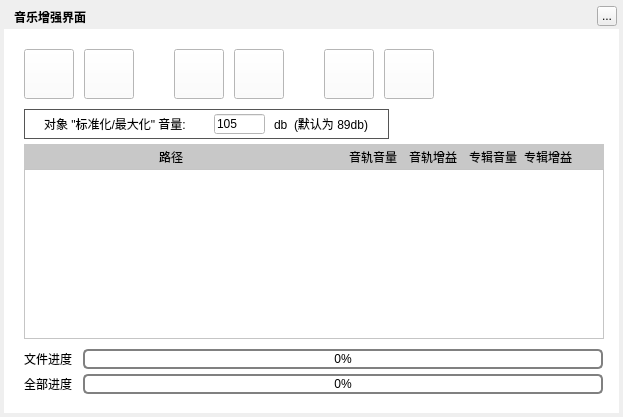
<?xml version="1.0" encoding="UTF-8"?>
<ui version="4.0">
 <class>MusicVolumeGainWidget</class>
 <widget class="QWidget" name="MusicVolumeGainWidget">
  <property name="geometry">
   <rect>
    <x>0</x>
    <y>0</y>
    <width>623</width>
    <height>417</height>
   </rect>
  </property>
  <property name="windowTitle">
   <string>音乐增强界面</string>
  </property>
  <widget class="QLabel" name="background">
   <property name="geometry">
    <rect>
     <x>4</x>
     <y>4</y>
     <width>615</width>
     <height>409</height>
    </rect>
   </property>
   <property name="text">
    <string/>
   </property>
  </widget>
  <widget class="QLabel" name="topTitleName">
   <property name="geometry">
    <rect>
     <x>14</x>
     <y>4</y>
     <width>171</width>
     <height>25</height>
    </rect>
   </property>
   <property name="styleSheet">
    <string notr="true">color:&quot;#FFFFFF&quot;;font-weight:bold</string>
   </property>
   <property name="text">
    <string>音乐增强界面</string>
   </property>
  </widget>
  <widget class="QToolButton" name="topTitleCloseButton">
   <property name="geometry">
    <rect>
     <x>597</x>
     <y>6</y>
     <width>20</width>
     <height>20</height>
    </rect>
   </property>
   <property name="text">
    <string>...</string>
   </property>
  </widget>
  <widget class="QWidget" name="backgroundMask" native="true">
   <property name="geometry">
    <rect>
     <x>4</x>
     <y>29</y>
     <width>615</width>
     <height>384</height>
    </rect>
   </property>
   <property name="styleSheet">
    <string notr="true">QWidget{background:white;}
QLabel{background:transparent;}</string>
   </property>
   <widget class="QToolButton" name="addFileButton">
    <property name="geometry">
     <rect>
      <x>20</x>
      <y>20</y>
      <width>50</width>
      <height>50</height>
     </rect>
    </property>
    <property name="text">
     <string/>
    </property>
   </widget>
   <widget class="QToolButton" name="addFilesButton">
    <property name="geometry">
     <rect>
      <x>80</x>
      <y>20</y>
      <width>50</width>
      <height>50</height>
     </rect>
    </property>
   </widget>
   <widget class="QToolButton" name="analysisButton">
    <property name="geometry">
     <rect>
      <x>170</x>
      <y>20</y>
      <width>50</width>
      <height>50</height>
     </rect>
    </property>
   </widget>
   <widget class="QToolButton" name="applyButton">
    <property name="geometry">
     <rect>
      <x>230</x>
      <y>20</y>
      <width>50</width>
      <height>50</height>
     </rect>
    </property>
   </widget>
   <widget class="QToolButton" name="rmFileButton">
    <property name="geometry">
     <rect>
      <x>320</x>
      <y>20</y>
      <width>50</width>
      <height>50</height>
     </rect>
    </property>
   </widget>
   <widget class="QToolButton" name="rmFilesButton">
    <property name="geometry">
     <rect>
      <x>380</x>
      <y>20</y>
      <width>50</width>
      <height>50</height>
     </rect>
    </property>
   </widget>
   <widget class="MusicVolumeGainTableWidget" name="tableWidget">
    <property name="geometry">
     <rect>
      <x>20</x>
      <y>140</y>
      <width>580</width>
      <height>170</height>
     </rect>
    </property>
   </widget>
   <widget class="QProgressBar" name="progressBar">
    <property name="geometry">
     <rect>
      <x>79</x>
      <y>320</y>
      <width>520</width>
      <height>20</height>
     </rect>
    </property>
    <property name="styleSheet">
     <string notr="true">QProgressBar {
    border: 2px solid grey;
    border-radius: 5px;
}

QProgressBar::chunk {
    background-color: #05B8CC;
}</string>
    </property>
    <property name="value">
     <number>0</number>
    </property>
    <property name="alignment">
     <set>Qt::AlignCenter</set>
    </property>
   </widget>
   <widget class="QProgressBar" name="progressBarAll">
    <property name="geometry">
     <rect>
      <x>79</x>
      <y>345</y>
      <width>520</width>
      <height>20</height>
     </rect>
    </property>
    <property name="styleSheet">
     <string notr="true">QProgressBar {
    border: 2px solid grey;
    border-radius: 5px;
}

QProgressBar::chunk {
    background-color: #05B8CC;
}</string>
    </property>
    <property name="value">
     <number>0</number>
    </property>
    <property name="alignment">
     <set>Qt::AlignCenter</set>
    </property>
   </widget>
   <widget class="QGroupBox" name="groupBox">
    <property name="geometry">
     <rect>
      <x>20</x>
      <y>80</y>
      <width>365</width>
      <height>30</height>
     </rect>
    </property>
    <property name="styleSheet">
     <string notr="true">QGroupBox{border:1px solid #555;background:transparent;}</string>
    </property>
    <property name="title">
     <string/>
    </property>
    <widget class="QLabel" name="label">
     <property name="geometry">
      <rect>
       <x>20</x>
       <y>0</y>
       <width>161</width>
       <height>30</height>
      </rect>
     </property>
     <property name="text">
      <string>对象 &quot;标准化/最大化&quot; 音量:</string>
     </property>
    </widget>
    <widget class="QLineEdit" name="volumeLineEdit">
     <property name="geometry">
      <rect>
       <x>190</x>
       <y>5</y>
       <width>51</width>
       <height>20</height>
      </rect>
     </property>
     <property name="text">
      <string>105</string>
     </property>
    </widget>
    <widget class="QLabel" name="label_2">
     <property name="geometry">
      <rect>
       <x>250</x>
       <y>0</y>
       <width>111</width>
       <height>30</height>
      </rect>
     </property>
     <property name="text">
      <string>db  (默认为 89db)</string>
     </property>
    </widget>
   </widget>
   <widget class="QLabel" name="label_3">
    <property name="geometry">
     <rect>
      <x>20</x>
      <y>320</y>
      <width>55</width>
      <height>20</height>
     </rect>
    </property>
    <property name="text">
     <string>文件进度</string>
    </property>
   </widget>
   <widget class="QLabel" name="label_4">
    <property name="geometry">
     <rect>
      <x>20</x>
      <y>345</y>
      <width>55</width>
      <height>20</height>
     </rect>
    </property>
    <property name="text">
     <string>全部进度</string>
    </property>
   </widget>
   <widget class="QLabel" name="functionBottomLabel">
    <property name="geometry">
     <rect>
      <x>20</x>
      <y>115</y>
      <width>580</width>
      <height>195</height>
     </rect>
    </property>
    <property name="styleSheet">
     <string notr="true">background:rgb(255,255,255)</string>
    </property>
   </widget>
   <widget class="QLabel" name="label_5">
    <property name="geometry">
     <rect>
      <x>155</x>
      <y>115</y>
      <width>30</width>
      <height>25</height>
     </rect>
    </property>
    <property name="text">
     <string>路径</string>
    </property>
   </widget>
   <widget class="QLabel" name="label_6">
    <property name="geometry">
     <rect>
      <x>345</x>
      <y>115</y>
      <width>55</width>
      <height>25</height>
     </rect>
    </property>
    <property name="text">
     <string>音轨音量</string>
    </property>
    <property name="alignment">
     <set>Qt::AlignLeading|Qt::AlignLeft|Qt::AlignVCenter</set>
    </property>
   </widget>
   <widget class="QLabel" name="label_7">
    <property name="geometry">
     <rect>
      <x>405</x>
      <y>115</y>
      <width>55</width>
      <height>25</height>
     </rect>
    </property>
    <property name="text">
     <string>音轨增益</string>
    </property>
    <property name="alignment">
     <set>Qt::AlignLeading|Qt::AlignLeft|Qt::AlignVCenter</set>
    </property>
   </widget>
   <widget class="QLabel" name="label_8">
    <property name="geometry">
     <rect>
      <x>520</x>
      <y>115</y>
      <width>55</width>
      <height>25</height>
     </rect>
    </property>
    <property name="text">
     <string>专辑增益</string>
    </property>
    <property name="alignment">
     <set>Qt::AlignLeading|Qt::AlignLeft|Qt::AlignVCenter</set>
    </property>
   </widget>
   <widget class="QLabel" name="label_9">
    <property name="geometry">
     <rect>
      <x>465</x>
      <y>115</y>
      <width>55</width>
      <height>25</height>
     </rect>
    </property>
    <property name="text">
     <string>专辑音量</string>
    </property>
    <property name="alignment">
     <set>Qt::AlignLeading|Qt::AlignLeft|Qt::AlignVCenter</set>
    </property>
   </widget>
   <widget class="QLabel" name="label_10">
    <property name="geometry">
     <rect>
      <x>20</x>
      <y>115</y>
      <width>580</width>
      <height>25</height>
     </rect>
    </property>
    <property name="styleSheet">
     <string notr="true">background:rgb(200, 200, 200)</string>
    </property>
    <property name="text">
     <string/>
    </property>
   </widget>
   <zorder>addFileButton</zorder>
   <zorder>addFilesButton</zorder>
   <zorder>analysisButton</zorder>
   <zorder>applyButton</zorder>
   <zorder>rmFileButton</zorder>
   <zorder>rmFilesButton</zorder>
   <zorder>progressBar</zorder>
   <zorder>progressBarAll</zorder>
   <zorder>groupBox</zorder>
   <zorder>functionBottomLabel</zorder>
   <zorder>tableWidget</zorder>
   <zorder>label_10</zorder>
   <zorder>label_9</zorder>
   <zorder>label_6</zorder>
   <zorder>label_5</zorder>
   <zorder>label_3</zorder>
   <zorder>label_4</zorder>
   <zorder>label_7</zorder>
   <zorder>label_8</zorder>
  </widget>
  <zorder>background</zorder>
  <zorder>backgroundMask</zorder>
  <zorder>topTitleName</zorder>
  <zorder>topTitleCloseButton</zorder>
 </widget>
 <customwidgets>
  <customwidget>
   <class>MusicVolumeGainTableWidget</class>
   <extends>QTableWidget</extends>
   <header location="global">musicvolumegainwidget.h</header>
  </customwidget>
 </customwidgets>
 <resources/>
 <connections/>
</ui>
